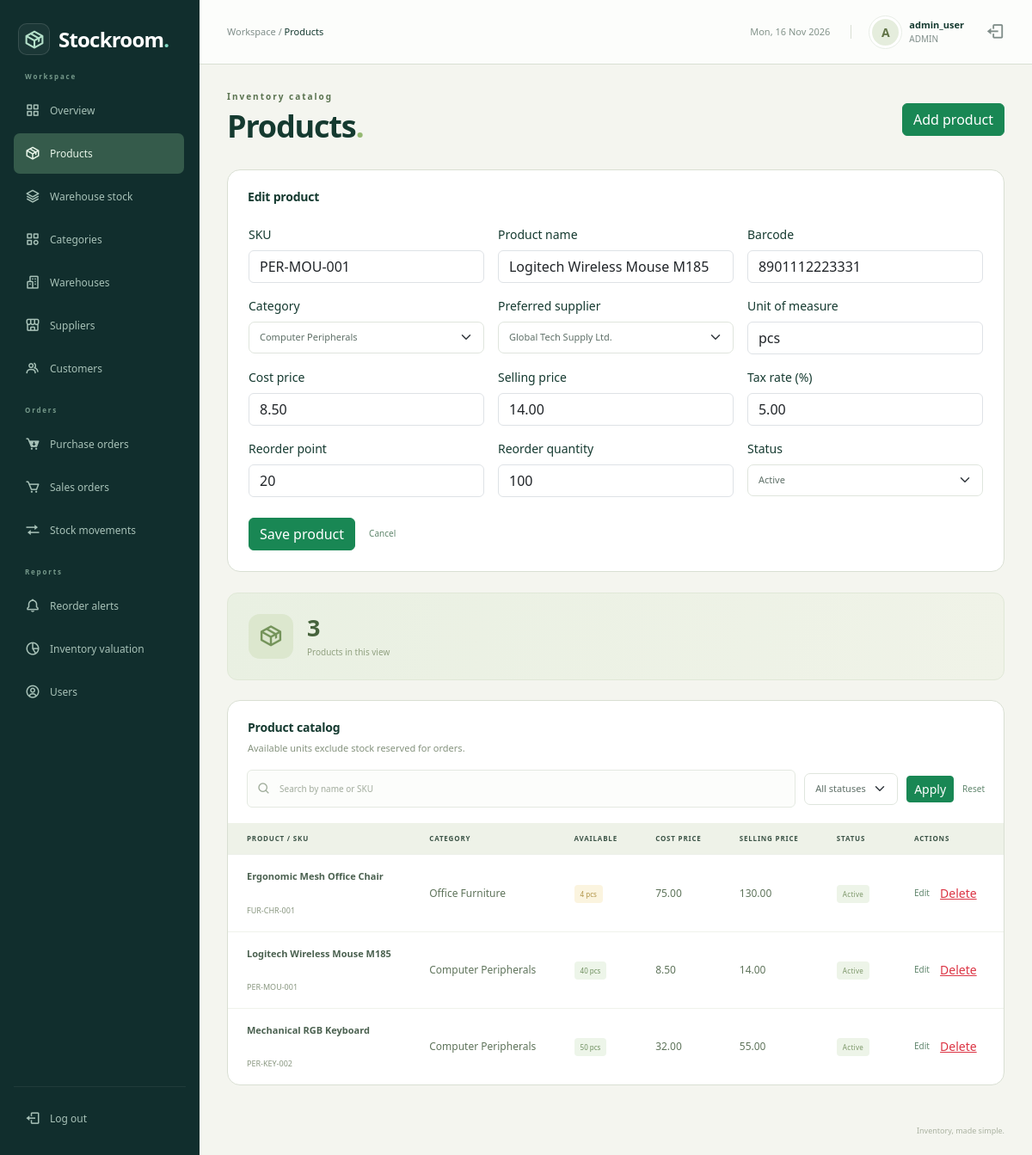
/admin/products.php?id=1 (signed in), run on the app's committed database.
### tables this page shows
CREATE TABLE `users` (
  `user_id` int NOT NULL,
  `username` varchar(50) NOT NULL,
  `email` varchar(100) NOT NULL,
  `password_hash` varchar(255) NOT NULL,
  `role` enum('ADMIN','MANAGER','STAFF','CUSTOMER') NOT NULL DEFAULT 'STAFF',
  `is_active` tinyint(1) NOT NULL DEFAULT '1',
  `created_at` timestamp NULL DEFAULT CURRENT_TIMESTAMP,
  `customer_id` int DEFAULT NULL
);

CREATE TABLE `products` (
  `product_id` int NOT NULL,
  `sku` varchar(50) NOT NULL,
  `barcode` varchar(100) DEFAULT NULL,
  `product_name` varchar(200) NOT NULL,
  `category_id` int DEFAULT NULL,
  `preferred_supplier_id` int DEFAULT NULL,
  `unit_of_measure` varchar(20) NOT NULL DEFAULT 'pcs',
  `cost_price` decimal(12,2) NOT NULL DEFAULT '0.00',
  `selling_price` decimal(12,2) NOT NULL DEFAULT '0.00',
  `tax_rate` decimal(5,2) NOT NULL DEFAULT '0.00',
  `reorder_point` int NOT NULL DEFAULT '10',
  `reorder_quantity` int NOT NULL DEFAULT '50',
  `is_active` tinyint(1) NOT NULL DEFAULT '1',
  `created_at` timestamp NULL DEFAULT CURRENT_TIMESTAMP,
  `updated_at` timestamp NULL DEFAULT CURRENT_TIMESTAMP ON UPDATE CURRENT_TIMESTAMP
);

CREATE TABLE `categories` (
  `category_id` int NOT NULL,
  `parent_id` int DEFAULT NULL,
  `name` varchar(100) NOT NULL,
  `description` varchar(255) DEFAULT NULL
);

CREATE TABLE `suppliers` (
  `supplier_id` int NOT NULL,
  `company_name` varchar(150) NOT NULL,
  `contact_person` varchar(100) DEFAULT NULL,
  `email` varchar(150) DEFAULT NULL,
  `phone` varchar(30) DEFAULT NULL,
  `tax_id` varchar(50) DEFAULT NULL,
  `address` text,
  `is_active` tinyint(1) NOT NULL DEFAULT '1',
  `created_at` timestamp NULL DEFAULT CURRENT_TIMESTAMP
);

### includes/auth.php (called while the page is built, shortened)
<?php
$user_id = $_SESSION['user_id'];
require_once __DIR__ . '/../config/db.php';
$sql = "SELECT user_id, username, role, customer_id FROM users WHERE user_id=$user_id AND is_active=1";
$users = mysqli_query($conn, $sql);
$account = mysqli_fetch_assoc($users);

### includes/edit_request.php (called while the page is built, shortened)
<?php
$id = 0;
if (isset($_GET['id'])) {
    $id = $_GET['id'];
}
if ($id > 0) {
    $editor = 'edit';
}

### includes/quote_fields.php (called while the page is built, shortened)
<?php
$names = array_keys($sql_text);
$field_number = 0;
while (isset($names[$field_number])) {
    $field = $names[$field_number];
    $quoted = '';
    $sql_text[$field] = $quoted;
    $field_number = $field_number + 1;
}

### templates/products.php (the view, shortened to what this page needs)
<div class="page-heading">
    <div><span class="eyebrow">Inventory catalog</span><h1>Products<span class="heading-dot">.</span></h1></div>
    <?php if ($can_edit) { ?><a class="btn btn-success" href="products.php?editor=new">Add product</a><?php } ?>
</div>
<?php if ($show_editor) { ?>
<section class="surface records-surface mb-4">
    <div class="section-heading"><h2><?php if ($id > 0) {
        echo 'Edit product';
    } else {
        echo 'Add product';
    } ?></h2></div>
    <form method="post" action="products.php?id=<?php echo $id; ?>" class="px-4 pb-4">
        <div class="row g-3">
            <div class="col-12 col-sm-6 col-xl-4">
                <label class="form-label" for="sku">SKU</label>
                <input class="form-control" id="sku" name="sku" type="text" value="<?php echo htmlspecialchars($sku); ?>" maxlength="50" required>
            </div>
            <div class="col-12 col-sm-6 col-xl-4">
                <label class="form-label" for="product_name">Product name</label>
                <input class="form-control" id="product_name" name="product_name" type="text" value="<?php echo htmlspecialchars($product_name); ?>" maxlength="200" required>
            </div>
            <div class="col-12 col-sm-6 col-xl-4">
                <label class="form-label" for="barcode">Barcode</label>
                <input class="form-control" id="barcode" name="barcode" type="text" value="<?php if (isset($barcode)) { echo htmlspecialchars($barcode); } ?>" maxlength="100">
            </div>
            <div class="col-12 col-sm-6 col-xl-4">
                <label class="form-label" for="category_id">Category</label>
                <select class="form-select" id="category_id" name="category_id">
                    <?php while ($choice = mysqli_fetch_assoc($categories)) { ?>
                        <option value="<?php echo $choice['category_id']; ?>" <?php if ($category_id == $choice['category_id']) {
                            echo 'selected';
                        } ?>><?php echo htmlspecialchars($choice['name']); ?></option>
                    <?php } ?>
                </select>
            </div>
            <div class="col-12 col-sm-6 col-xl-4">
                <label class="form-label" for="preferred_supplier_id">Preferred supplier</label>
                <select class="form-select" id="preferred_supplier_id" name="preferred_supplier_id">
                    <?php while ($choice = mysqli_fetch_assoc($suppliers)) { ?>
                        <option value="<?php echo $choice['supplier_id']; ?>" <?php if ($preferred_supplier_id == $choice['supplier_id']) {
                            echo 'selected';
                        } ?>><?php echo htmlspecialchars($choice['company_name']); ?></option>
                    <?php } ?>
                </select>
            </div>
            <div class="col-12 col-sm-6 col-xl-4">
                <label class="form-label" for="unit_of_measure">Unit of measure</label>
                <input class="form-control" id="unit_of_measure" name="unit_of_measure" type="text" value="<?php echo htmlspecialchars($unit_of_measure); ?>" maxlength="20" required>
            </div>
            <div class="col-12 col-sm-6 col-xl-4">
                <label class="form-label" for="cost_price">Cost price</label>
                <input class="form-control" id="cost_price" name="cost_price" type="number" value="<?php echo htmlspecialchars($cost_price); ?>" min="0" step="0.01" required>
            </div>
            <div class="col-12 col-sm-6 col-xl-4">
                <label class="form-label" for="selling_price">Selling price</label>
                <input class="form-control" id="selling_price" name="selling_price" type="number" value="<?php echo htmlspecialchars($selling_price); ?>" min="0" step="0.01" required>
            </div>
            <div class="col-12 col-sm-6 col-xl-4">
                <label class="form-label" for="tax_rate">Tax rate (%)</label>
                <input class="form-control" id="tax_rate" name="tax_rate" type="number" value="<?php echo htmlspecialchars($tax_rate); ?>" min="0" step="0.01" required>
            </div>
            <div class="col-12 col-sm-6 col-xl-4">
                <label class="form-label" for="reorder_point">Reorder point</label>
                <input class="form-control" id="reorder_point" name="reorder_point" type="number" value="<?php echo htmlspecialchars($reorder_point); ?>" min="0" step="1" required>
            </div>
            <div class="col-12 col-sm-6 col-xl-4">
                <label class="form-label" for="reorder_quantity">Reorder quantity</label>
                <input class="form-control" id="reorder_quantity" name="reorder_quantity" type="number" value="<?php echo htmlspecialchars($reorder_quantity); ?>" min="0" step="1" required>
            </div>
            <div class="col-12 col-sm-6 col-xl-4">
                <label class="form-label" for="is_active">Status</label>
                <select class="form-select" id="is_active" name="is_active">
                    <option value="1" <?php if ($is_active == 1) {
                        echo 'selected';
                    } ?>>Active</option>
                </select>
            </div>
        </div>
        <div class="d-flex gap-3 align-items-center mt-4">
            <button class="btn btn-success" name="action" value="save">Save product</button>
            <a class="text-link" href="products.php">Cancel</a>
        </div>
    </form>
</section>
<?php } ?>
<div class="records-banner">
    <span class="records-banner-icon"><i class="bx bx-package" aria-hidden="true"></i></span>
    <div><strong><?php echo $products->num_rows; ?></strong><span>Products in this view</span></div>
</div>
<section class="surface records-surface">
    <div class="section-heading"><div><h2>Product catalog</h2><p>Available units exclude stock reserved for orders.</p></div></div>
    <form method="get" class="table-toolbar">
        <label class="search-box"><i class="bx bx-search" aria-hidden="true"></i><input type="search" aria-label="Search by name or SKU" name="q" value="<?php echo htmlspecialchars($search); ?>" placeholder="Search by name or SKU"></label>
        <select class="form-select" aria-label="Product status" name="status">
            <option value="">All statuses</option>
        </select>
        <button class="btn btn-sm btn-success">Apply</button><a class="text-link" href="products.php">Reset</a>
    </form>
    <div class="table-responsive">
        <table class="table inventory-table records-table">
            <thead><tr><th>Product / SKU</th><th>Category</th><th>Available</th>
                <?php if ($can_edit) { ?><th>Cost price</th><?php } ?>
                <th>Selling price</th><th>Status</th><?php if ($can_edit) { ?><th>Actions</th><?php } ?>
            </tr></thead>
            <tbody>
            <?php while ($row = mysqli_fetch_assoc($products)) { ?>
                <tr>
                    <td><strong><?php echo htmlspecialchars($row['product_name']); ?></strong><br><small><?php echo htmlspecialchars($row['sku']); ?></small></td>
                    <td><?php if ($row['category'] == null) {
                        echo 'Uncategorized';
                    } else {
                        echo htmlspecialchars($row['category']);
                    } ?></td>
                    <td><span class="stock-badge <?php if ($row['available_to_sell'] <= 0) {
                        echo 'out';
                    } elseif ($row['available_to_sell'] <= $row['reorder_point']) {
                        echo 'low';
                    } ?>">
                        <?php echo $row['available_to_sell']; ?> <?php echo htmlspecialchars($row['unit_of_measure']); ?>
                    </span></td>
                    <?php if ($can_edit) { ?><td><?php echo $row['cost_price']; ?></td><?php } ?>
                    <td><?php echo $row['selling_price']; ?></td>
                    <td><?php if ($row['is_active'] == 1) { ?><span class="record-badge">Active</span><?php } else { ?><span class="record-badge muted-badge">Inactive</span><?php } ?></td>
                    <?php if ($can_edit) { ?>
                        <td><a class="text-link" href="products.php?id=<?php echo $row['product_id']; ?>">Edit</a>
                            <form class="d-inline" method="post" action="products.php?id=<?php echo $row['product_id']; ?>">
                                <button class="btn btn-link btn-sm text-danger" name="action" value="delete">Delete</button>
                            </form>
                        </td>
                    <?php } ?>
                </tr>
            <?php } ?>
            </tbody>
        </table>
    </div>
</section>

### includes/topbar.php (shortened to what this page needs)
<header class="topbar">
    <div class="d-flex align-items-center gap-3">
        <span class="breadcrumb-label">Workspace / <strong><?php echo htmlspecialchars($pageTitle); ?></strong></span>
    </div>
    <div class="topbar-account">
        <span class="topbar-date"><?php echo date('D, d M Y'); ?></span>
        <a class="account-link" href="dashboard.php">
            <span class="avatar"><?php echo htmlspecialchars(substr($account['username'], 0, 1)); ?></span>
            <div><strong><?php echo htmlspecialchars($account['username']); ?></strong><small><?php echo htmlspecialchars($account['role']); ?></small></div>
        </a>
        <a href="logout.php" class="topbar-logout" aria-label="Log out"><i class="bx bx-log-out" aria-hidden="true"></i></a>
    </div>
</header>

### assets/css/admin.css (style rules this page uses)
:root { --navy: #142c38; --teal: #137e73; --ink: #213640; --muted: #74818b; --line: #e7ecef; }
* { box-sizing: border-box; }
body { margin: 0; font-family: 'Segoe UI', Arial, sans-serif; font-size: 14px; color: var(--ink); background: #f5f7f9; }
a { text-decoration: none; }
button, a, input { -webkit-tap-highlight-color: transparent; }
.topbar { height: 82px; margin-left: 240px; padding: 0 38px; background: #fff; border-bottom: 1px solid var(--line); display: flex; align-items: center; justify-content: space-between; gap: 15px; }
.breadcrumb-label { color: var(--muted); font-size: 13px; }
.breadcrumb-label strong { color: var(--ink); font-weight: 500; }
.topbar-account { display: flex; align-items: center; gap: 11px; }
.topbar-account strong { display: block; font-weight: 600; font-size: 13px; }
.topbar-account small { color: var(--muted); font-size: 11px; display: block; }
.avatar { display: inline-grid; place-items: center; width: 37px; height: 37px; border-radius: 50%; background: #e2f1eb; color: #287864; font-weight: 700; text-transform: uppercase; }
.topbar-logout { color: var(--muted); font-size: 22px; margin-left: 14px; }
.page-heading { display: flex; justify-content: space-between; align-items: center; margin-bottom: 26px; gap: 20px; }
.eyebrow { display: block; font-size: 10px; font-weight: 700; letter-spacing: 2px; color: var(--teal); margin-bottom: 10px; }
h1 { font-size: 29px; font-weight: 650; letter-spacing: -.9px; margin-bottom: 8px; }
.inventory-table { font-size: 12px; margin-bottom: 0; }
.inventory-table thead th { color: #7c8991; font-size: 10px; text-transform: uppercase; letter-spacing: .6px; font-weight: 600; background: #fafbfc; padding: 13px 22px; border-color: var(--line); white-space: nowrap; }
.inventory-table td { padding: 20px 22px; border-color: var(--line); vertical-align: middle; color: #61727d; }
.inventory-table strong { color: #344955; font-weight: 600; display: block; min-width: 150px; }
.inventory-table small { display: block; font-size: 10px; color: #8b969e; margin-top: 5px; }
.inventory-table tr:last-child td { border: 0; }
.stock-badge { font-size: 10px; background: #eaf5ef; color: #2f8461; padding: 5px 8px; border-radius: 5px; white-space: nowrap; }
.stock-badge.low { background: #fcf1dc; color: #976c27; }

### assets/css/modules.css (style rules this page uses)
.records-surface { margin-bottom: 1.5rem; }
.records-table td { vertical-align:middle; }
.workspace-page { --ink: #153a30; --line: #d9dfd3; background: #f4f5ef; }
.workspace-page .page-heading h1 { font-size: clamp(29px, 3vw, 44px); line-height: 1.08; }
.workspace-page .eyebrow { color: #59724f; font-size: 10px; }
.workspace-page .records-surface { border-radius: 15px; border: 1px solid var(--line); overflow: hidden; }
.workspace-page .records-table thead th { background: #eef2e8; color: #3c5447; }

### data on the page
users: username "A", username "admin_user", role "ADMIN"
products: sku "PER-MOU-001", product_name "Logitech Wireless Mouse M185", barcode "8901112223331", category_id "Computer Peripherals", preferred_supplier_id "Global Tech Supply Ltd.", unit_of_measure "pcs", cost_price "8.50", selling_price "14.00", tax_rate "5.00", reorder_point "20", reorder_quantity "100", is_active "Active", category "Computer Peripherals", available_to_sell "40"
products: product_name "Ergonomic Mesh Office Chair", sku "FUR-CHR-001", category "Office Furniture", available_to_sell "4", unit_of_measure "pcs", cost_price "75.00", selling_price "130.00", is_active "Active"
products: product_name "Mechanical RGB Keyboard", sku "PER-KEY-002", category "Computer Peripherals", available_to_sell "50", unit_of_measure "pcs", cost_price "32.00", selling_price "55.00", is_active "Active"

### other printed values
$pageTitle "Products"
$products->num_rows "3"
